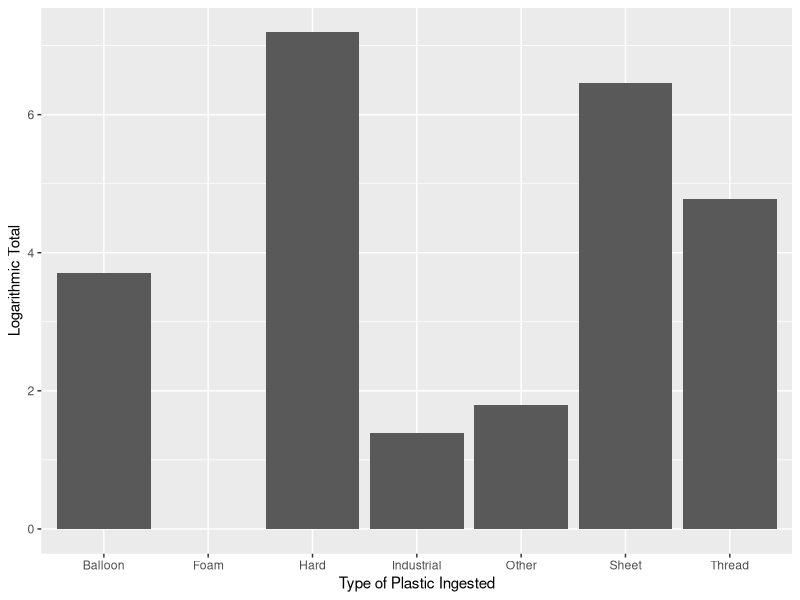

Here is the R script that generated this plot:
## ---- chunk 1
knitr::opts_chunk$set(
	echo = TRUE,
	message = FALSE,
	warning = FALSE
)
## ---- chunk 2
library(readxl)
st <- read_excel("st.xlsx")
View(st)
## ---- chunk 3
st$log_total <- log(st$total + 1)  # Adding 1 to avoid log(0)

## ---- chunk 4
library(tidyverse)
library(ggplot2)
ggplot(st, aes(x = type, y = log_total)) + 
  geom_bar(stat = "identity") +  xlab("Type of Plastic Ingested") +
  ylab("Logarithmic Total") 
